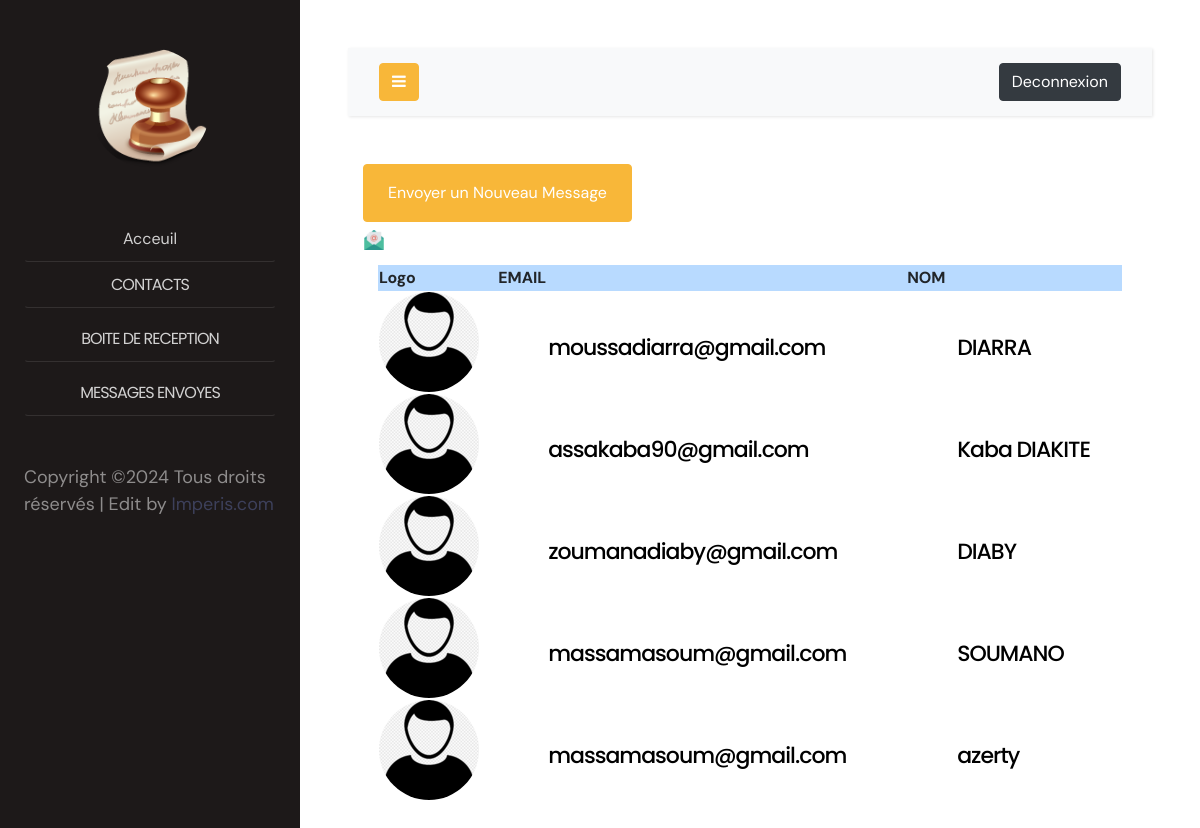
The app's page /message_privee.php?id=3 (signed in) with its own data.
### tables this page shows
CREATE TABLE `users` (
  `id_user_at` int(11) NOT NULL AUTO_INCREMENT,
  `matricule_user` varchar(255) NOT NULL,
  `nom_user` varchar(255) NOT NULL,
  `prenom_user` varchar(255) NOT NULL,
  `adresse_user` varchar(255) NOT NULL,
  `contact_user` varchar(255) NOT NULL,
  `sexe` varchar(1) DEFAULT NULL COMMENT 'M = Homme; F = Femme',
  `abreviation_log_user` varchar(255) NOT NULL,
  `email_user` varchar(255) NOT NULL,
  `password_user` varchar(255) NOT NULL,
  `departement_user` varchar(255) NOT NULL,
  `profession_user` varchar(255) NOT NULL,
  `date_enregis_user` date NOT NULL,
  `last_login_datetime` varchar(2500) DEFAULT NULL,
  `last_logout_datetime` varchar(2500) DEFAULT NULL,
  `avatar` varchar(500) DEFAULT NULL,
  PRIMARY KEY (`id_user_at`)
);

### message_privee.php (the view, shortened to what this page needs)
<?php
$conn = new PDO("mysql:host=localhost;dbname=notaris;charset=utf8", "root", "");
include 'nav_messagerie.php';
 ?>
 <?php
        include 'New/modal-10/pop.php';
          ?>
          <a href="message_privee.php?id=1"><img src="img/e-mail.png" alt="image" class="nav-item nav-link active"></a>
          <div class="container-fluid">
       <?php
 if ((isset($_GET['id'])  and $_GET['id'] == 3) or isset($_GET['recherche']) ) {
    $element_par_page=5;
if(!isset($_GET['recherche'])){
if (isset($_GET['page']) AND !empty($_GET['page']) AND $_GET['page'] > 0) {
    $_GET['page']=intval($_GET['page']);
    $page_courante=$_GET['page'];
}else{
    $page_courante=1;
}
$depart=($page_courante-1)*$element_par_page;
$p = $conn->prepare('SELECT * FROM users WHERE email_user <> ? LIMIT '.$depart.','.$element_par_page);
}
else $p = $conn->prepare('SELECT * FROM users WHERE email_user <> ? ');
?>
<div class="container-fluid">
<table class="display" style="width:100%" id="t2">
              <thead>
              <tr class="table-primary">
                <th>Logo</th>
                <th >EMAIL</th>
                <th>NOM</th>
                </tr>
                </thead>
                <tbody style="">
<?php
$p -> execute(array( $_SESSION['email_user']));
                while($i = $p -> fetch()){
?>
               <tr scope="row">
                                    <td>
                                          <a href="message_privee.php?l=<?php echo $i['email_user']; ?>">
                                        <img src="img/avatar.png" class="rounded-circle" alt="" >
                                        </a>
                                    </td>
                                    <td  >
                                          <a href="message_privee.php?l=<?php echo $i['email_user']; ?>">
                                        <h5 class="mt-3 mb-1 text-left" style="padding-left: 50px;"><?php echo $i['email_user']; ?></h5>
                                        </a>
                                    </td>
                                    <td>
                                        <a href="message_privee.php?l=<?php echo $i['email_user']; ?>">
                                        <h5 class="mt-3 mb-1 text-left" style="padding-left: 50px;"><?php echo $i['nom_user']; ?></h5>
                                        </a>
                                    </td>
                        </tr>
<?php
             }
                 ?>
                 </tbody>
        </table>
            </div>
<?php
}
  ?>
  </div>
  </body>
</html>

### nav_messagerie.php (shortened to what this page needs)
<!DOCTYPE html>
<html lang="fr">
    <head>
    <link href="css/bootstrap.min.css" rel="stylesheet">
  <link href="css/bootstrap-icons.css" rel="stylesheet">
  <link href="vendor/boxicons/css/boxicons.min.css" rel="stylesheet">
  <link href="vendor/quill/quill.snow.css" rel="stylesheet">
  <link href="vendor/quill/quill.bubble.css" rel="stylesheet">
  <link href="vendor/remixicon/remixicon.css" rel="stylesheet">
  <link href="vendor/simple-datatables/style.css" rel="stylesheet">
    <link rel="stylesheet" type="text/css" href="https://cdn.datatables.net/1.11.5/css/jquery.dataTables.min.css">
  <link rel="stylesheet" href="css/style.css">
  <link href="https://cdn.jsdelivr.net/npm/bootstrap-icons@1.19.0/font/bootstrap-icons.css" rel="stylesheet">
        <link rel="stylesheet" href="https://stackpath.bootstrapcdn.com/font-awesome/4.7.0/css/font-awesome.min.css">
        <link rel="stylesheet" href="css/style.css">
        <link href="css/bootstrap.min.css" rel="stylesheet">
        <link href="css/bootstrap-icons.css" rel="stylesheet">
        <link href="css/templatemo-tiya-golf-club.css" rel="stylesheet">
        <body>
            <div class="wrapper d-flex align-items-stretch">
            <nav id="sidebar">
                <div class="p-4 pt-5">
                <a href="Acceuil.php" class="img logo rounded-circle mb-5" style="background-image: url(images/Notary.png);"></a>
            <ul class="list-unstyled components mb-5">
            <li>
              <a href="Acceuil.php" class="btn"><span class="text-dark"></span>Acceuil</a>
            </li>
    <li class="active">
                  <h5><a href="message_privee.php?id=3" class="btn"><span class="text-dark"></span>CONTACTS</a></h5>
    </li>
 <li class="active">
 <h5><a href="message_privee.php?id=1" class="btn"><span class="text-dark"></span>BOITE DE RECEPTION</a></h5>
 </li>
    <li class="active">
                  <h5><a href="message_privee.php?id=2" class="btn"><span class="text-dark"></span>MESSAGES ENVOYES</a></h5>
                  </li>
</ul>
            <div class="footer">
                <p>
                          Copyright &copy; Tous droits réservés | Edit by <a href="https://www.imperis.com/" target="_blank">Imperis.com</a>
                          </p>
            </div>
          </div>
        </nav>
       <div id="content" class="p-4 p-md-5">
        <nav class="navbar navbar-expand-lg navbar-light bg-light">
          <div class="container-fluid">
            <button type="button" id="sidebarCollapse" class="btn btn-primary">
              <i class="fa fa-bars"></i>
            </button>
            <div class="collapse navbar-collapse" id="navbarSupportedContent">
              <ul class="nav navbar-nav ml-auto">
                <li class="nav-item">
                  <form method="post" action="deconnexion.php">
    <button type="submit" name="logout" class="btn btn-dark">Deconnexion</button>
</form>
                </li>
              </ul>
            </div>
          </div>
        </nav>

### New/modal-10/pop.php (shortened to what this page needs)
    <section class="">
      <div >
        <div class="">
          <div class="col-md-6 text-center d-flex align-items-center">
            <div class="wrap">
              <button type="button" class="btn btn-primary py-3 px-4" data-toggle="modal" data-target="#exampleModalCenter">
                Envoyer un Nouveau Message
              </button>
            </div>
          </div>
        </div>
      </div>
    </section>
</body>
</html>

### css/templatemo-tiya-golf-club.css (style rules this page uses)
:root { --white-color: #ffffff; --primary-color: #81B29A; --secondary-color: #3D405B; --section-bg-color: #F4F1DE; --custom-btn-bg-color: #F2CC8F; --custom-btn-bg-hover-color: #E07A5F; --dark-color: #000000; --p-color: #717275; --link-hover-color: #F2CC8F; --body-font-family: 'DM Sans', sans-serif; --h1-font-size: 42px; --h2-font-size: 36px; --h3-font-size: 28px; --h4-font-size: 24px; --h5-font-size: 22px; --h6-font-size: 20px; --p-font-size: 18px; --menu-font-size: 16px; --btn-font-size: 14px; --border-radius-large: 100px; --border-radius-medium: 20px; --border-radius-small: 10px; --font-weight-normal: 400; --font-weight-medium: 500; --font-weight-bold: 700; }
body { background-color: var(--white-color); font-family: var(--body-font-family); }
h2, h3, h4, h5, h6 { color: var(--dark-color); }
h1, h2, h3, h4, h5, h6 { font-weight: var(--font-weight-medium); letter-spacing: -1px; }
h5 { font-size: var(--h5-font-size); }
p { color: var(--p-color); font-size: var(--p-font-size); font-weight: var(--font-weight-normal); }
ul li { color: var(--p-color); font-size: var(--p-font-size); font-weight: var(--font-weight-normal); }
a, button { touch-action: manipulation; transition: all 0.3s; }
a { display: inline-block; color: var(--secondary-color); text-decoration: none; }
.navbar { background: transparent; z-index: 99; padding-top: 15px; padding-bottom: 15px; }

### records on screen
users: email_user "moussadiarra@gmail.com", nom_user "DIARRA"
users: email_user "assakaba90@gmail.com", nom_user "Kaba DIAKITE"
users: email_user "zoumanadiaby@gmail.com", nom_user "DIABY"
users: email_user "massamasoum@gmail.com", nom_user "SOUMANO"
users: email_user "massamasoum@gmail.com", nom_user "azerty"
